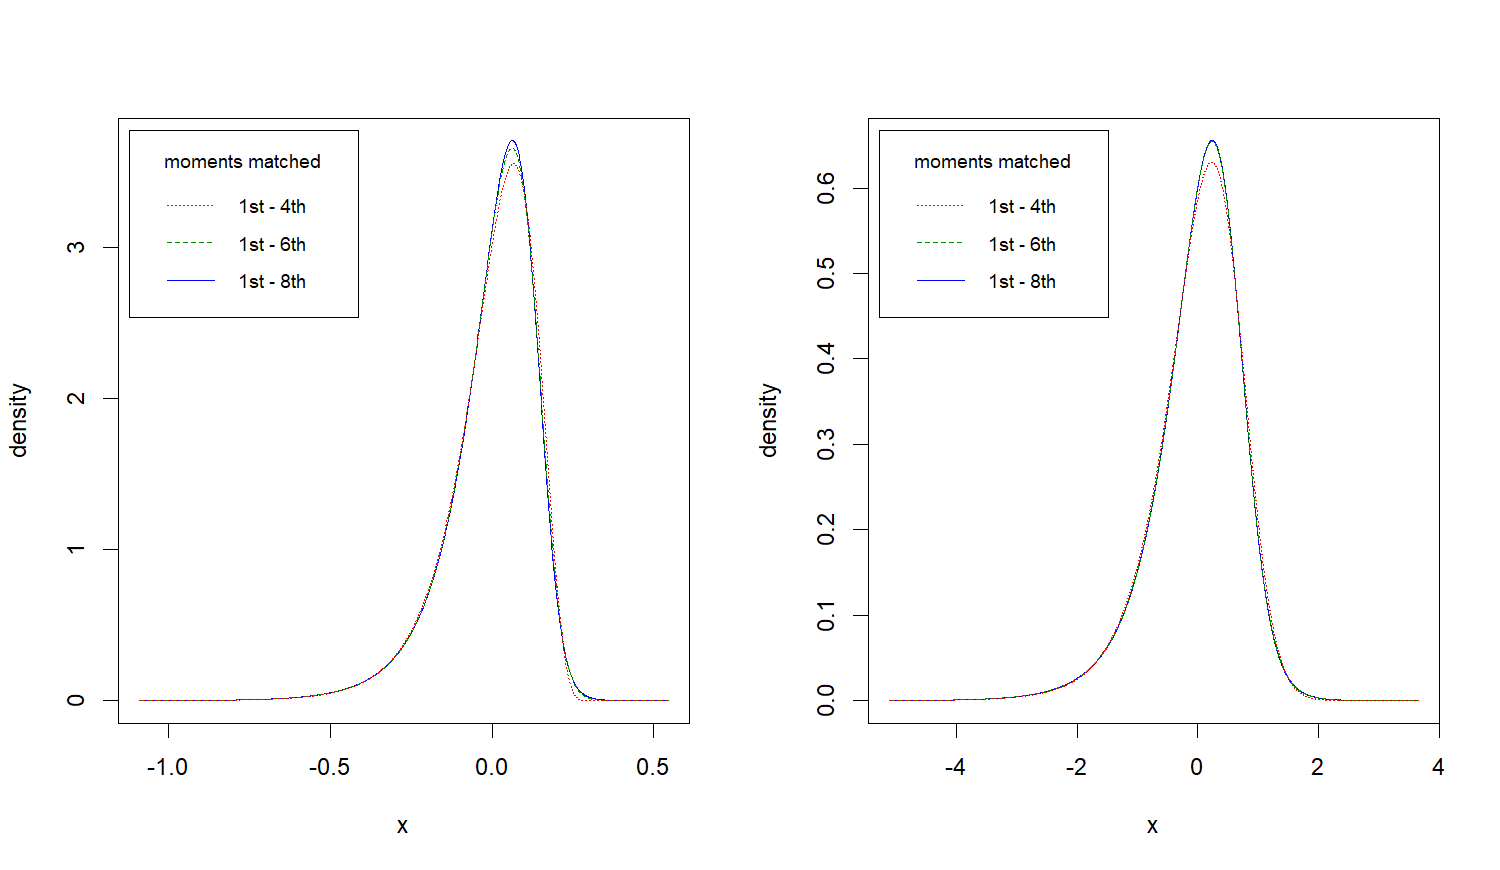

Reproduce this figure in R.
library(ajd.sim.kbf)
# library(ajd.sim.wh)
library(devtools)
load_all()
library(PearsonDS)
source("script/analysis-Rmd/comp_C.R")
# Heston case 1
moms_1 = c(0.0000000000, 0.0186178689, -0.0033707270, 0.0022472255, -0.0012220384, 0.0009233124, -0.0007854778, 0.0007776901)
# Heston case 2
moms_2 = c(0.0000000, 0.5346568, -0.3868392, 1.6363802, -3.9943968, 16.5271025, -70.1374506, 365.1618607)

get_lb_ub <- function(moms) {
  # mean, var, skew, kurt
  stdmoment = ajd.sim.kbf::stdmom(moms[1:4])
  sd = sqrt(stdmoment[2]); skew = stdmoment[3]; kurt = stdmoment[4]
  #
  printf("sd = %f, skewness = %f, kurtosis = %f\n", sd, skew, kurt)
  #
  if (skew < 0) {         # left-tailed
    if (skew < -1) { lb = -8*sd; ub = 4*sd } else { lb = -7*sd; ub = 5*sd }
  } else if (skew > 0) {  # right-tailed
    if (skew > 1)  { lb = -4*sd; ub = 8*sd } else { lb = -5*sd; ub = 7*sd }
  } else {                # symmetric
    lb = -6*sd; ub = 6*sd
  }
  return(c(lb, ub))
}

shift <- function(moms) {
  lbub = get_lb_ub(moms)
  lb = lbub[1]; ub = lbub[2]

  coef6 = mom_to_coef(moms)
  pfd4 = PFDecomp4(coef6)
  lbub = adjust_lb_ub(lb, ub, pfd4)

  fmt = "before adjust: (lb,ub) = (%5f,%5f)\nafter adjust: (lb,ub) = (%5f,%5f)\n"
  cat(sprintf(fmt, lb, ub, lbub[1], lbub[2]))
  logC_type = comp_logC(lbub[1], lbub[2], pfd4)
  logC = logC_type$logC
  #
  # par(mfrow = c(2,1))
  #
  # x = seq(lbub[1], lbub[2], 0.001)
  x = seq(lb, ub, 0.001)
  d8 = dpearson8(x, pfd4) / exp(logC)
  #
  coef5 = mom_to_coef(moms[1:6])
  pfd3 = PFDecomp3(coef5)
  lbub = adjust3_lb_ub(lb, ub, pfd3)
  logC_type = comp_logC_6(lbub[1], lbub[2], pfd3)
  logC = logC_type$logC
  #
  d6 = dpearson6(x, pfd3) / exp(logC)
  d4 = PearsonDS::dpearson(x, moments = ajd.sim.kbf::stdmom(moms[1:4]))
  return(list(x=x, d4=d4, d6=d6, d8=d8))
}


par(mfrow = c(1, 2))
x_d4_d6_d8 = shift(moms_1)
x = x_d4_d6_d8$x
d4 = x_d4_d6_d8$d4
d6 = x_d4_d6_d8$d6
d8 = x_d4_d6_d8$d8
plot(x, d8,  type = 'l', lty = "solid", col='blue', ylab="density")
lines(x, d6, type = 'l', lty = "dashed", col='green4')
lines(x, d4, type = 'l', lty = "dotted", col='red')

cols = c("blue", "green4", "red")
ltys = c("solid", "dashed", "dotted")
lgd_txt = c("1st - 8th", "1st - 6th", "1st - 4th")
#
cols = rev(cols); ltys = rev(ltys); lgd_txt = rev(lgd_txt)
#
legend("topleft", inset = 0.02, title = "moments matched",
       legend = lgd_txt, col = cols, lty = ltys, cex=0.8)

x_d4_d6_d8 = shift(moms_2)
x = x_d4_d6_d8$x
d4 = x_d4_d6_d8$d4
d6 = x_d4_d6_d8$d6
d8 = x_d4_d6_d8$d8
plot(x, d8,  type = 'l', lty = "solid", col='blue', ylab="density")
lines(x, d6, type = 'l', lty = "dashed", col='green4')
lines(x, d4, type = 'l', lty = "dotted", col='red')

cols = c("blue", "green4", "red")
ltys = c("solid", "dashed", "dotted")
lgd_txt = c("1st - 8th", "1st - 6th", "1st - 4th")
#
cols = rev(cols); ltys = rev(ltys); lgd_txt = rev(lgd_txt)
#
legend("topleft", inset = 0.02, title = "moments matched",
       legend = lgd_txt, col = cols, lty = ltys, cex=0.8)
